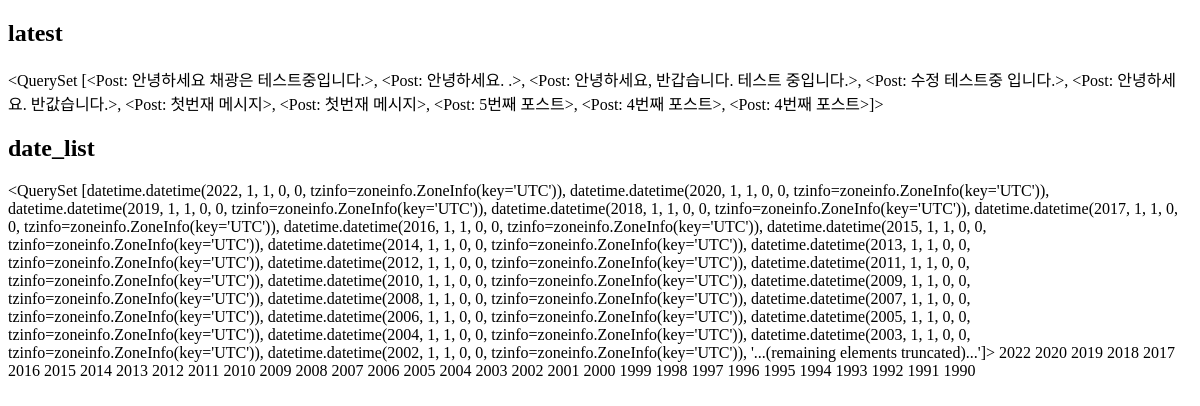
Before: /instagram1/archive/ with the older database file.
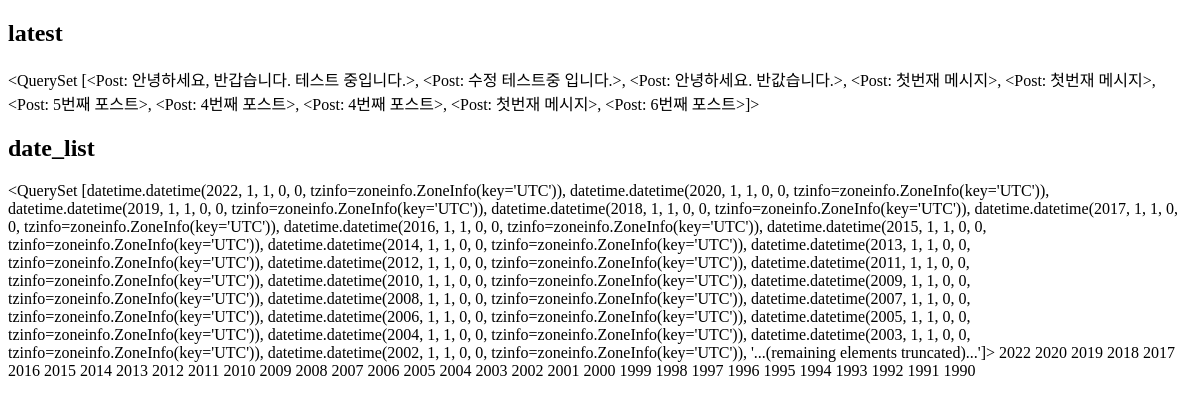
After: the same page with the newer database file.
### instagram1/models.py (models this page shows, shortened)
class Post(models.Model):
    author = models.ForeignKey(to=settings.AUTH_USER_MODEL, on_delete=models.CASCADE)
    massage = models.TextField(
        validators=[MinLengthValidator(10)]
    )
    photo = models.ImageField(blank=True, upload_to='instagram1S/post/%Y/%m/%d')
    tag_set = models.ManyToManyField('Tag', blank=True)
    is_public = models.BooleanField(default=False, verbose_name="공개여부")
    created_at = models.DateTimeField(auto_now_add=True)
    updated_at = models.DateTimeField(auto_now=True)
    def __str__(self):
        return self.massage
    class Mata:
        ordering = ['-id']

### instagram1/templates/instagram1/post_archive.html (shortened to what this page needs)
<!DOCTYPE html>
<html lang="en">
<head>
</head>
<body>
    <h2> latest </h2>
        {{ latest }}
    <h2> date_list </h2>
        {{ date_list }}
    {% for date in date_list %}
        {{ date.year}}
    {% endfor %}
</body>
</html>

Changed rows visible on the page:
removed Post: massage.massage "<QuerySet [<Post: 안녕하세요 채광은 테스트중입니다.>, <Post: 안녕하세요. .>, <Post: 안녕하세요, 반갑습니다. 테스트 중입니다.>, <Post: 수정 테스트중 입니다.>, <Post: 안녕하세요. 반값습니다.>, <Post: 첫번재 메시지>, <Post: 첫번재 메시지>, <Post: 5번째 포스트>, <Post: 4번째 포스트>, <Post: 4번째 포스트>]>"
now on this page (row unchanged): Post: massage.massage "<QuerySet [<Post: 안녕하세요, 반갑습니다. 테스트 중입니다.>, <Post: 수정 테스트중 입니다.>, <Post: 안녕하세요. 반값습니다.>, <Post: 첫번재 메시지>, <Post: 첫번재 메시지>, <Post: 5번째 포스트>, <Post: 4번째 포스트>, <Post: 4번째 포스트>, <Post: 첫번재 메시지>, <Post: 6번째 포스트>]>"
